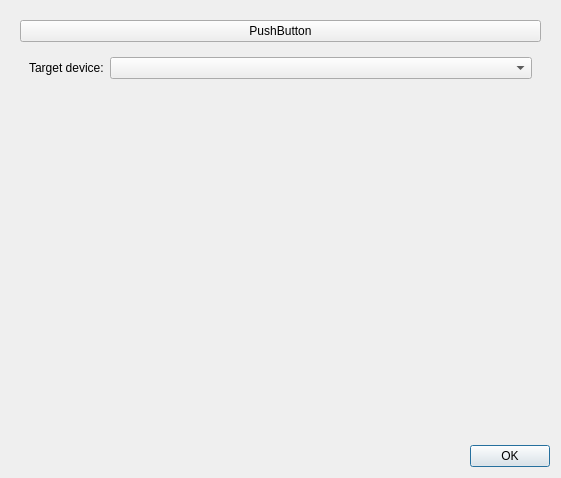
<?xml version="1.0" encoding="UTF-8"?>
<ui version="4.0">
 <class>UpnpDialog</class>
 <widget class="QDialog" name="UpnpDialog">
  <property name="geometry">
   <rect>
    <x>0</x>
    <y>0</y>
    <width>561</width>
    <height>478</height>
   </rect>
  </property>
  <property name="windowTitle">
   <string>Dialog</string>
  </property>
  <layout class="QVBoxLayout" name="verticalLayout">
   <item>
    <widget class="QWidget" name="widget" native="true">
     <layout class="QVBoxLayout" name="verticalLayout_2">
      <item>
       <widget class="QPushButton" name="pushButton">
        <property name="text">
         <string>PushButton</string>
        </property>
       </widget>
      </item>
      <item>
       <widget class="QWidget" name="widget_2" native="true">
        <property name="sizePolicy">
         <sizepolicy hsizetype="Preferred" vsizetype="Maximum">
          <horstretch>0</horstretch>
          <verstretch>0</verstretch>
         </sizepolicy>
        </property>
        <layout class="QHBoxLayout" name="horizontalLayout">
         <item>
          <widget class="QLabel" name="label">
           <property name="sizePolicy">
            <sizepolicy hsizetype="Maximum" vsizetype="Maximum">
             <horstretch>0</horstretch>
             <verstretch>0</verstretch>
            </sizepolicy>
           </property>
           <property name="text">
            <string>Target device:</string>
           </property>
          </widget>
         </item>
         <item>
          <widget class="QComboBox" name="comboBox"/>
         </item>
        </layout>
       </widget>
      </item>
      <item>
       <widget class="QWidget" name="widget_3" native="true"/>
      </item>
     </layout>
    </widget>
   </item>
   <item>
    <widget class="QDialogButtonBox" name="buttonBox">
     <property name="orientation">
      <enum>Qt::Horizontal</enum>
     </property>
     <property name="standardButtons">
      <set>QDialogButtonBox::Ok</set>
     </property>
    </widget>
   </item>
  </layout>
 </widget>
 <resources/>
 <connections>
  <connection>
   <sender>buttonBox</sender>
   <signal>accepted()</signal>
   <receiver>UpnpDialog</receiver>
   <slot>accept()</slot>
   <hints>
    <hint type="sourcelabel">
     <x>248</x>
     <y>254</y>
    </hint>
    <hint type="destinationlabel">
     <x>157</x>
     <y>274</y>
    </hint>
   </hints>
  </connection>
  <connection>
   <sender>buttonBox</sender>
   <signal>rejected()</signal>
   <receiver>UpnpDialog</receiver>
   <slot>reject()</slot>
   <hints>
    <hint type="sourcelabel">
     <x>316</x>
     <y>260</y>
    </hint>
    <hint type="destinationlabel">
     <x>286</x>
     <y>274</y>
    </hint>
   </hints>
  </connection>
 </connections>
</ui>
